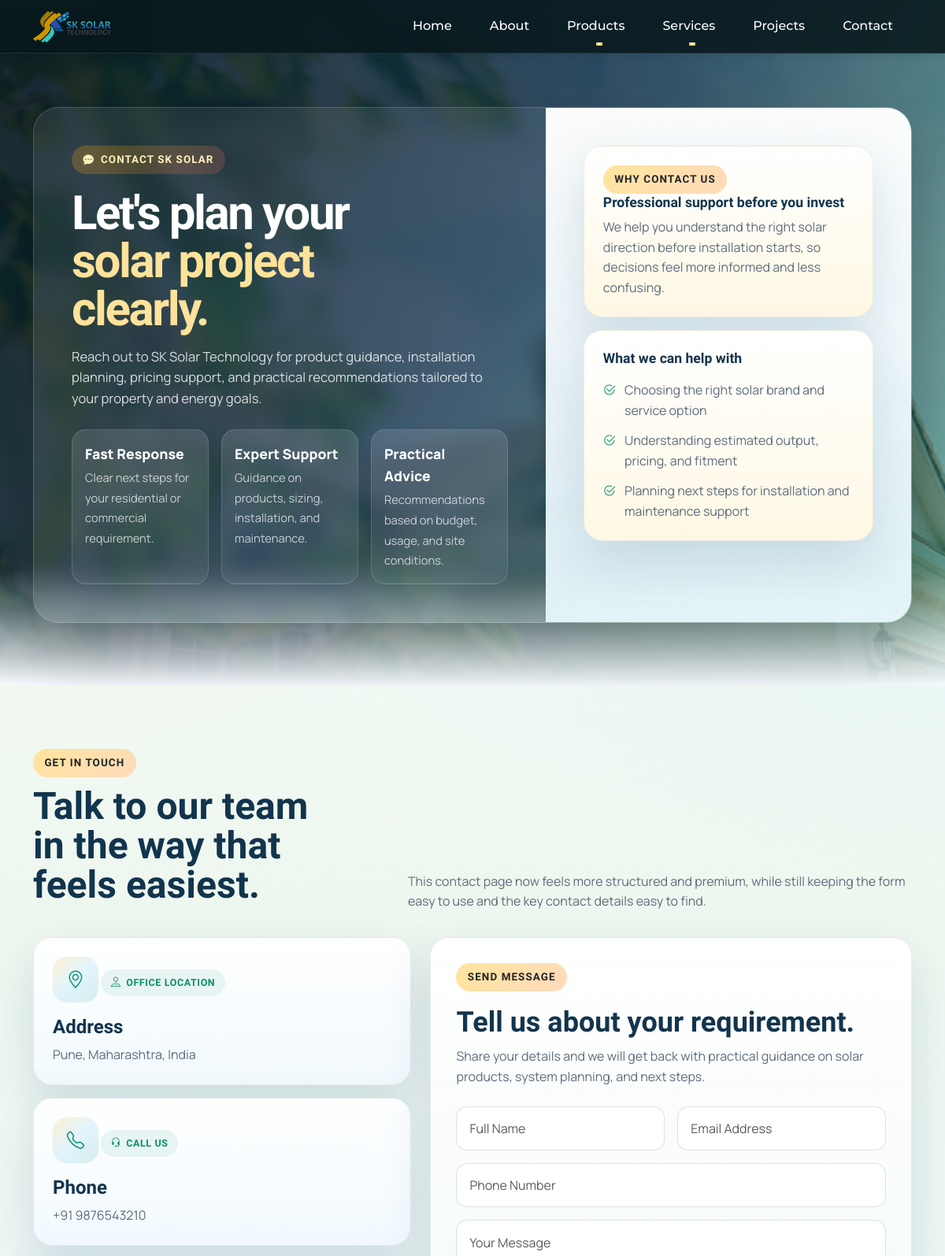
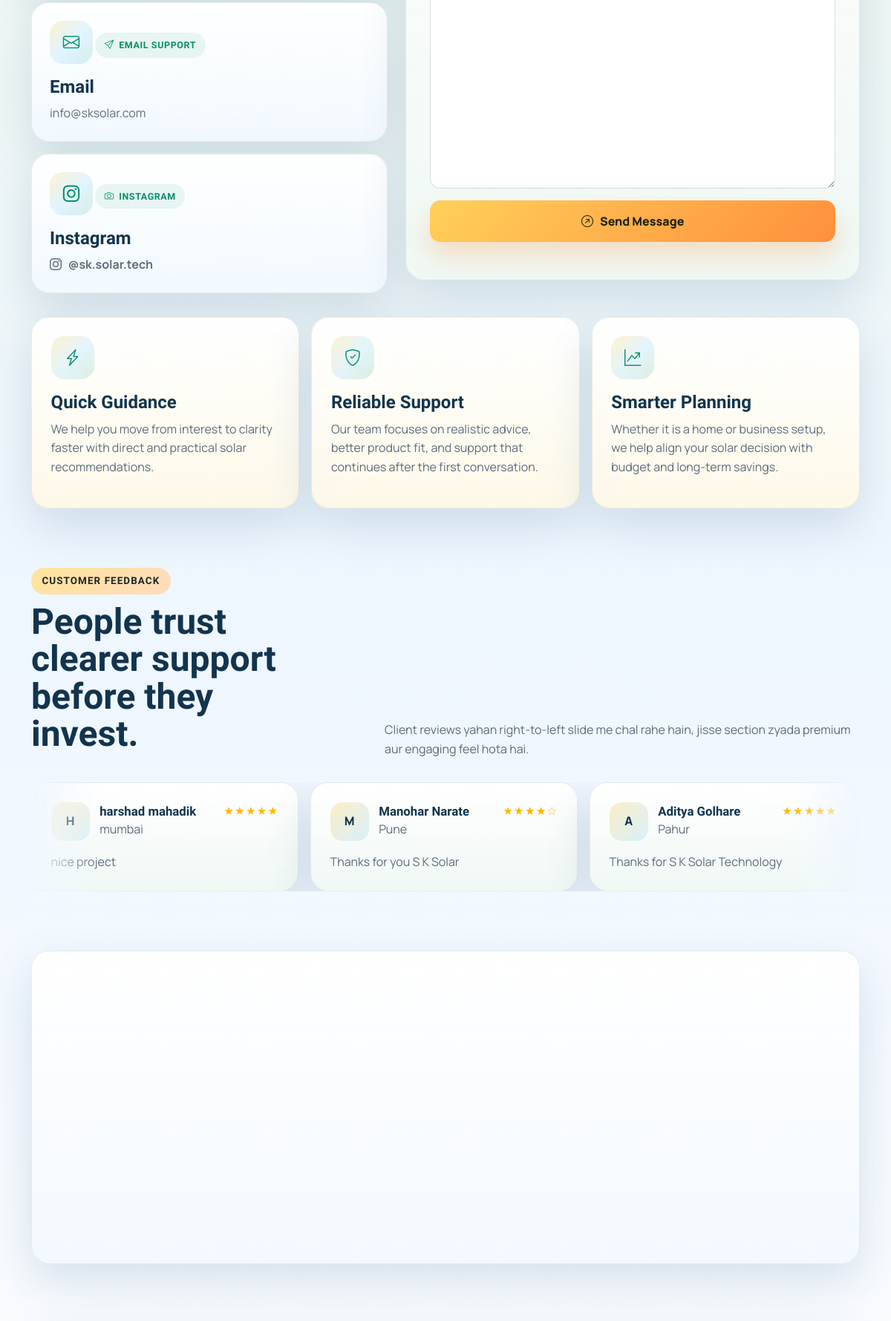
Page /contact/ (upper part) on the committed database (2 pictures, top to bottom).
### website/models.py (models this page shows, shortened)
class Feedback(models.Model):
    name = models.CharField(max_length=100)
    location = models.CharField(max_length=100)
    rating = models.PositiveSmallIntegerField(default=5)
    message = models.TextField()
    created_at = models.DateTimeField(auto_now_add=True)
    class Meta:
        ordering = ["-created_at"]

### website/views.py (the view, shortened to what this page needs)
# urls.py: path('contact/', views.contact, name='contact'),
def contact(request):
    feedbacks = list(Feedback.objects.all()[:8])
    return render(request, "contact.html", {"feedbacks": feedbacks})

### templates/contact.html (shortened to what this page needs)
<!DOCTYPE html>
<html lang="en">
{% load static %}
<head>
    <link href="https://cdn.jsdelivr.net/npm/bootstrap@5.3.2/dist/css/bootstrap.min.css" rel="stylesheet">
    <link rel="stylesheet" href="https://cdn.jsdelivr.net/npm/bootstrap-icons@1.11.3/font/bootstrap-icons.min.css">
    <link rel="stylesheet" href="{% static 'css/style.css' %}">
</head>
<body>
{% include 'navbar.html' %}
<section class="contact-hero">
    <div class="container">
        <div class="hero-shell">
            <div class="row g-0 align-items-stretch">
                <div class="col-lg-7">
                    <div class="hero-copy">
                        <span class="section-eyebrow">
                            <i class="bi bi-chat-dots-fill"></i>
                            Contact SK Solar
                        </span>
                        <h1 class="hero-title">
                            Let's plan your
                            <span class="accent">solar project clearly.</span>
                        </h1>
                        <p>
                            Reach out to SK Solar Technology for product guidance, installation planning, pricing support, and practical recommendations tailored to your property and energy goals.
                        </p>
                        <div class="hero-points">
                            <div class="hero-point">
                                <strong>Fast Response</strong>
                                <span>Clear next steps for your residential or commercial requirement.</span>
                            </div>
                            <div class="hero-point">
                                <strong>Expert Support</strong>
                                <span>Guidance on products, sizing, installation, and maintenance.</span>
                            </div>
                            <div class="hero-point">
                                <strong>Practical Advice</strong>
                                <span>Recommendations based on budget, usage, and site conditions.</span>
                            </div>
                        </div>
                    </div>
                </div>
                <div class="col-lg-5">
                    <div class="hero-panel">
                        <div class="panel-card">
                            <span class="section-eyebrow text-dark bg-warning-subtle border-0">Why Contact Us</span>
                            <h4>Professional support before you invest</h4>
                            <p class="mb-0">We help you understand the right solar direction before installation starts, so decisions feel more informed and less confusing.</p>
                        </div>
                        <div class="panel-card mb-0">
                            <h4>What we can help with</h4>
                            <ul class="mini-list">
                                <li><i class="bi bi-check2-circle"></i><span>Choosing the right solar brand and service option</span></li>
                                <li><i class="bi bi-check2-circle"></i><span>Understanding estimated output, pricing, and fitment</span></li>
                                <li><i class="bi bi-check2-circle"></i><span>Planning next steps for installation and maintenance support</span></li>
                            </ul>
                        </div>
                    </div>
                </div>
            </div>
        </div>
    </div>
</section>
<section class="section-block">
    <div class="container">
        <div class="section-heading">
            <div>
                <span class="section-eyebrow text-dark bg-warning-subtle border-0">Get In Touch</span>
                <h2 class="section-title">Talk to our team in the way that feels easiest.</h2>
            </div>
            <p class="section-subtitle">This contact page now feels more structured and premium, while still keeping the form easy to use and the key contact details easy to find.</p>
        </div>
        <div class="contact-layout">
            <div class="contact-stack">
                <div class="contact-info-card">
                    <div class="contact-icon"><i class="bi bi-geo-alt"></i></div>
                    <span class="contact-chip"><i class="bi bi-pin-map"></i>Office Location</span>
                    <h4>Address</h4>
                    <p class="mb-0">Pune, Maharashtra, India</p>
                </div>
                <div class="contact-info-card">
                    <div class="contact-icon"><i class="bi bi-telephone"></i></div>
                    <span class="contact-chip"><i class="bi bi-headset"></i>Call Us</span>
                    <h4>Phone</h4>
                    <p class="mb-0"><a href="tel:+919876543210" class="contact-link">+91 9876543210</a></p>
                </div>
                <div class="contact-info-card">
                    <div class="contact-icon"><i class="bi bi-envelope"></i></div>
                    <span class="contact-chip"><i class="bi bi-send"></i>Email Support</span>
                    <h4>Email</h4>
                    <p class="mb-0"><a href="mailto:info@sksolar.com" class="contact-link">info@sksolar.com</a></p>
                </div>
                <div class="contact-info-card">
                    <div class="contact-icon"><i class="bi bi-instagram"></i></div>
                    <span class="contact-chip"><i class="bi bi-camera"></i>Instagram</span>
                    <h4>Instagram</h4>
                    <p class="mb-0">
                        <a href="https://www.instagram.com/sk.solar.tech/" class="contact-link social-handle" target="_blank" rel="noopener noreferrer">
                            <i class="bi bi-instagram"></i>
                            <span>@sk.solar.tech</span>
                        </a>
                    </p>
                </div>
            </div>
            <div class="form-shell">
                <span class="section-eyebrow text-dark bg-warning-subtle border-0">Send Message</span>
                <h3 class="mt-3 mb-2" style="font-size: clamp(1.8rem, 3vw, 2.6rem); font-weight: 800; color: var(--primary-dark);">Tell us about your requirement.</h3>
                <p class="form-note">Share your details and we will get back with practical guidance on solar products, system planning, and next steps.</p>
                <form method="POST" id="contactForm" novalidate class="mt-4">
                    <div class="row g-3">
                        <div class="col-md-6">
                            <input type="text" class="form-control" placeholder="Full Name" name="name" id="name" required minlength="3" maxlength="50">
                        </div>
                        <div class="col-md-6">
                            <input type="email" class="form-control" placeholder="Email Address" name="email" id="email" required>
                        </div>
                        <div class="col-12">
                            <input type="text" class="form-control" placeholder="Phone Number" name="phone" id="phone" inputmode="numeric" maxlength="15">
                        </div>
                        <div class="col-12">
                            <textarea class="form-control" rows="5" placeholder="Your Message" name="message" id="message" required minlength="10" maxlength="500"></textarea>
                        </div>
                        <div class="col-12">
                            <button class="btn-solar" type="submit">
                                <i class="bi bi-arrow-up-right-circle"></i>
                                Send Message
                            </button>
                        </div>
                    </div>
                </form>
            </div>
        </div>
        <div class="promise-grid">
            <div class="promise-card">
                <div class="promise-icon"><i class="bi bi-lightning-charge"></i></div>
                <h4>Quick Guidance</h4>
                <p>We help you move from interest to clarity faster with direct and practical solar recommendations.</p>
            </div>
            <div class="promise-card">
                <div class="promise-icon"><i class="bi bi-shield-check"></i></div>
                <h4>Reliable Support</h4>
                <p>Our team focuses on realistic advice, better product fit, and support that continues after the first conversation.</p>
            </div>
            <div class="promise-card">
                <div class="promise-icon"><i class="bi bi-graph-up-arrow"></i></div>
                <h4>Smarter Planning</h4>
                <p>Whether it is a home or business setup, we help align your solar decision with budget and long-term savings.</p>
            </div>
        </div>
    </div>
</section>
<section class="section-block pt-0">
    <div class="container">
        <div class="section-heading">
            <div>
                <span class="section-eyebrow text-dark bg-warning-subtle border-0">Customer Feedback</span>
                <h2 class="section-title">People trust clearer support before they invest.</h2>
            </div>
            <p class="section-subtitle">Client reviews yahan right-to-left slide me chal rahe hain, jisse section zyada premium aur engaging feel hota hai.</p>
        </div>
        <div class="feedback-marquee" aria-label="Customer feedback slider">
        <div class="feedback-grid">
            {% if feedbacks %}
                {% for feedback in feedbacks %}
                    <article class="feedback-card">
                        <div class="feedback-top">
                            <div class="feedback-user">
                                <div class="feedback-avatar">{{ feedback.name|slice:":1"|upper }}</div>
                                <div>
                                    <h4>{{ feedback.name }}</h4>
                                    <span class="feedback-location">{{ feedback.location }}</span>
                                </div>
                            </div>
                            <div class="feedback-stars" aria-label="{{ feedback.rating }} out of 5 stars">{% for _ in "12345"|slice:":5" %}{% if forloop.counter <= feedback.rating %}&#9733;{% else %}&#9734;{% endif %}{% endfor %}</div>
                        </div>
                        <p class="mb-0">{{ feedback.message }}</p>
                    </article>
                {% endfor %}
            {% endif %}
        </div>
        </div>
    </div>
</section>
<section class="section-block pt-0">
    <div class="container">
        <div class="map-shell">
            <iframe
                src="https://www.google.com/maps?q=pune&output=embed"
                loading="lazy"
>
            </iframe>
        </div>
    </div>
</section>
</body>
</html>

### templates/navbar.html (shortened to what this page needs)
{% load static %}
<nav class="navbar navbar-expand-lg navbar-dark bg-dark fixed-top">
  <div class="container">
    <a class="navbar-brand" href="{% url 'home' %}">
      <img src="{% static 'images/sk-solar-logo.png' %}"
           alt="SK Solar Logo"
           class="me-2"
           style="height:40px;">
    </a>
    <div class="collapse navbar-collapse" id="menu">
      <ul class="navbar-nav ms-auto">
        <li class="nav-item">
          <a class="nav-link" href="{% url 'home' %}">Home</a>
        </li>
        <li class="nav-item">
          <a class="nav-link" href="{% url 'about' %}">About</a>
        </li>
        <li class="nav-item dropdown">
          <a class="nav-link dropdown-toggle" href="#" data-bs-toggle="dropdown">
            Products
          </a>
        </li>
        <li class="nav-item dropdown">
          <a class="nav-link dropdown-toggle" href="#" data-bs-toggle="dropdown">
            Services
          </a>
        </li>
        <li class="nav-item">
          <a class="nav-link" href="{% url 'projects' %}">Projects</a>
        </li>
        <li class="nav-item">
          <a class="nav-link" href="{% url 'contact' %}">Contact</a>
        </li>
      </ul>
    </div>
  </div>
</nav>

### static/css/style.css (style rules this page uses)
body { font-family: 'Open Sans', sans-serif; font-weight: 400; line-height: 1.6; }
h1, h2, h3, h4, h5, h6 { font-family: 'Montserrat', sans-serif; font-weight: 600; line-height: 1.3; }
.navbar-brand { font-family: 'Montserrat', sans-serif; font-weight: 700; }
.nav-link { font-family: 'Montserrat', sans-serif; font-weight: 500; }
.navbar { background: #000000 !important; box-shadow: 0 2px 10px rgba(0, 0, 0, 0.1); border-bottom: 1px solid rgba(255, 255, 255, 0.1); backdrop-filter: blur(10px); }
.navbar-brand { font-weight: 700; font-size: 1.5rem; letter-spacing: -0.5px; }
.navbar-nav .nav-link { font-weight: 500; font-size: 1rem; padding: 0.75rem 1.25rem !important; margin: 0 0.25rem; border-radius: 8px; transition: all 0.3s cubic-bezier(0.4, 0, 0.2, 1); position: relative; overflow: hidden; color: #ffffff !important; }
.navbar-nav .nav-link::after { content: ''; position: absolute; bottom: 0; left: 50%; width: 0; height: 2px; background: #ffc107; transition: all 0.3s cubic-bezier(0.4, 0, 0.2, 1); transform: translateX(-50%); }

### rows in the picture
Feedback: name "H", name "harshad mahadik", location "mumbai", rating 5 (drawn), message "nice project"
Feedback: name "M", name "Manohar Narate", location "Pune", rating 4 (drawn), message "Thanks for you S K Solar"
Feedback: name "A", name "Aditya Golhare", location "Pahur", rating 5 (drawn), message "Thanks for S K Solar Technology"
